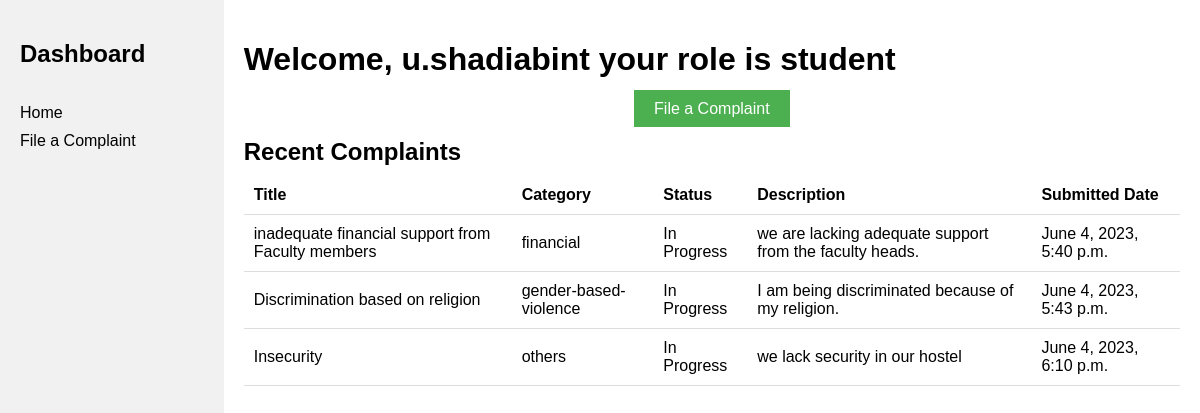
/student/ (signed in), run on the app's committed database.
### account/models.py (models this page shows, shortened)
class User(AbstractUser):
    is_admin= models.BooleanField('Is admin', default=False)
    is_student = models.BooleanField('Is student', default=False)
    is_employee = models.BooleanField('Is employee', default=False)

class Complaint(models.Model):
    title = models.CharField(max_length=100)
    email = models.EmailField()
    status = models.CharField(max_length=30, choices=(
        ('Open', 'Open'),
        ('In Progress', 'In Progress'),
        ('Resolved', 'Resolved'),
    ))
    submitted_date = models.DateTimeField(auto_now_add=True)
    category = models.ForeignKey(Category,on_delete=models.PROTECT)
    description = models.TextField()
    submitted_by = models.ForeignKey(User, on_delete=models.CASCADE, null=True)

class Category(models.Model):
    name = models.CharField(max_length=100)
    def __str__(self):
        return self.name

### account/views.py (the view)
# urls.py: path('student/', views.student, name='student'),
@login_required
def student(request):
    user_complaints = Complaint.objects.filter(submitted_by=request.user)  # Retrieve complaints submitted by the current user
    context = {'complaints': user_complaints}
    return render(request, 'student.html', context)

### account/templates/student.html (shortened to what this page needs)
<!DOCTYPE html>
<html>
<head>
</head>
<body>
    <div class="container">
        <div class="sidebar">
            <h2>Dashboard</h2>
            <ul>
                <li><a href="#">Home</a></li>
                <li><a href="{% url 'complaint_form' %}">File a Complaint</a></li>
            </ul>
        </div>
        <div class="content">
            <h1>Welcome, {{ user.username }} your role is student</h1>
            <div class="fill-complaint-button">
                <a href="{% url 'complaint_form' %}">File a Complaint</a>
            </div>
            <div class="complaint-list">
                <h2>Recent Complaints</h2>
                <table>
                    <tr>
                        <th>Title</th>
                        <th>Category</th>
                        <th>Status</th>
                        <th>Description</th>
                        <th>Submitted Date</th>
                    </tr>
                    {% for complaint in complaints %}
                    <tr>
                    <td>{{ complaint.title }}</td>
                    <td>{{ complaint.category }}</td>
                    <td>{{ complaint.status }}</td>
                    <td>{{ complaint.description }}</td>
                    <td>{{ complaint.submitted_date }}</td>
                </tr>
            {% empty %}
                <tr>
                    <td colspan="5">No complaints filed yet.</td>
                </tr>
            {% endfor %}
                </table>
            </div>
        </div>
    </div>
</body>
</html>

### account/templates/student.html (style rules this page uses)
body { font-family: Arial, sans-serif; margin: 0; padding: 0; }
.container { display: flex; }
.sidebar { width: 250px; background-color: #f1f1f1; padding: 20px; min-height: 94vh; display: flex; flex-direction: column; }
.content { flex-grow: 1; padding: 20px; }
.sidebar ul { list-style-type: none; padding: 0; }
.sidebar li { margin-bottom: 10px; }
.sidebar a { text-decoration: none; color: #000; }
.complaint-list { margin-bottom: 20px; }
.complaint-list h2 { margin-bottom: 10px; }
.complaint-list table { width: 100%; border-collapse: collapse; }
.complaint-list th, .complaint-list td { padding: 10px; text-align: left; border-bottom: 1px solid #ddd; }
.fill-complaint-button { text-align: center; }
.fill-complaint-button a { padding: 10px 20px; background-color: #4CAF50; color: white; text-decoration: none; }

### data on the page
User: username "u.shadiabint"
Complaint: title "inadequate financial support from Faculty members", category "financial", status "In Progress", description "we are lacking adequate support from the faculty heads.", submitted_date "June 4, 2023, 5:40 p.m."
Complaint: title "Discrimination based on religion", category "gender-based-violence", status "In Progress", description "I am being discriminated because of my religion.", submitted_date "June 4, 2023, 5:43 p.m."
Complaint: title "Insecurity", category "others", status "In Progress", description "we lack security in our hostel", submitted_date "June 4, 2023, 6:10 p.m."
